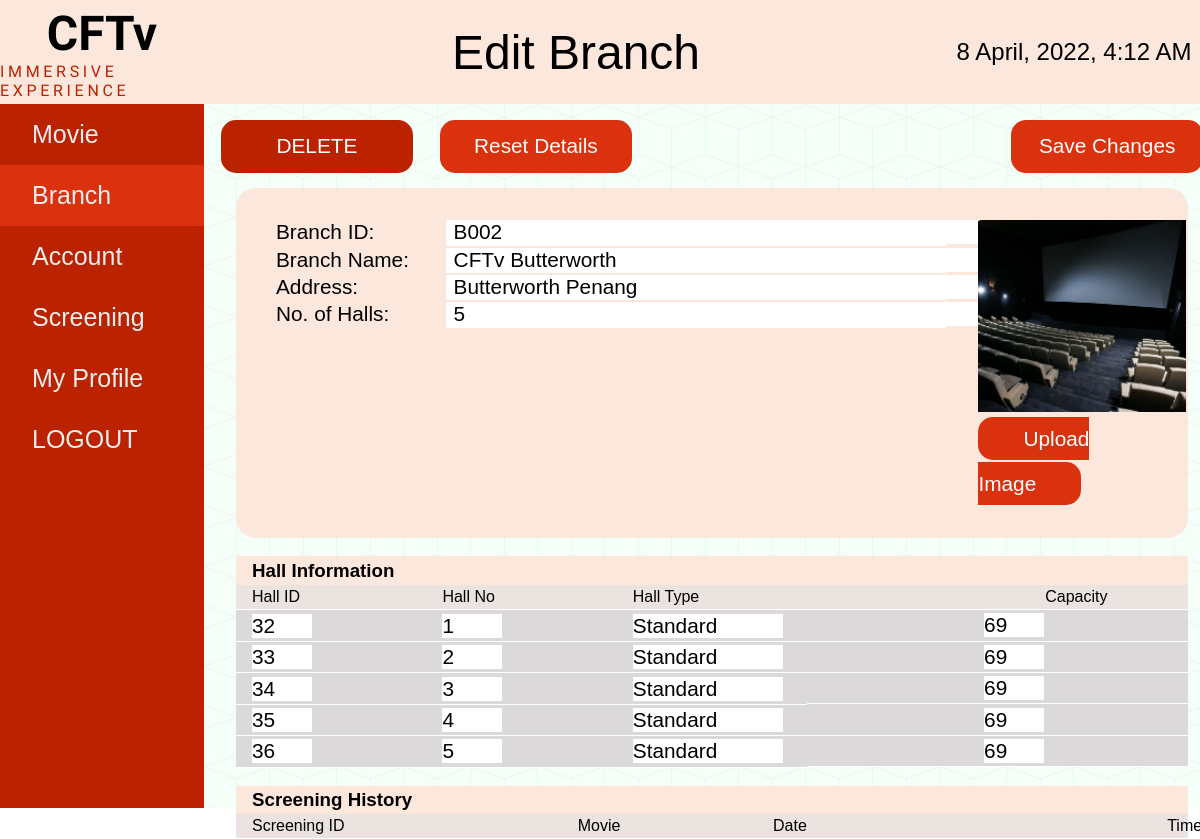
/branchEdit.php?id=B002&br_id=44 (signed in), run on the app's committed database.
### tables this page shows
CREATE TABLE `branch` (
  `br_id` int(11) NOT NULL,
  `branch_id` varchar(30) NOT NULL,
  `branch_name` varchar(300) NOT NULL,
  `branch_address` varchar(300) NOT NULL,
  `branch_image` varchar(300) DEFAULT NULL,
  `no_of_halls` int(11) NOT NULL,
  `hall_id` int(11) NOT NULL,
  `screening_id` int(11) DEFAULT NULL
);

CREATE TABLE `hall` (
  `h_id` int(11) NOT NULL,
  `hall_id` varchar(30) NOT NULL,
  `seat_id` int(11) DEFAULT NULL,
  `hall_no` int(11) NOT NULL,
  `hall_type` varchar(30) NOT NULL,
  `hall_capacity` int(11) NOT NULL
);

### branchEdit.php (the view, shortened to what this page needs)
<?php
require_once 'config.php';
$br_id = $_GET['id'];
	$branch_details = mysqli_query($connect, "select * from branch where branch_id = '".$br_id."' ");
	$branh_details = mysqli_query($connect, "select * from branch where branch_id = '".$br_id."' ");
		$branch = mysqli_fetch_assoc($branch_details);
?>
<!DOCTYPE html>
<html lang="en">
	<head>
		<link rel="stylesheet" href="./styles/style.css" />
	</head>
	<body>
		<div class="navbar">
			<div class="logo">
				<h1>CFTv</h1>
				<p>IMMERSIVE EXPERIENCE</p>
			</div>
			<div class="heading">
				<h1>Edit Branch</h1>
			</div>
			<div class="date">
				<h2><?php echo date("j F, Y, g:i A") ?></h2>
			</div>
		</div>
		<div class="draw-body">
			<div class="drawer">
				<li><a href="./movieList.php">Movie</a></li>
				<li class="active"><a href="./branchList.php">Branch</a></li>
				<li><a href="./account-list.php">Account</a></li>
				<li><a href="./screenList.php">Screening</a></li>
				<li><a href="./profile.php">My Profile</a></li>
				<li><a href="branchEdit.php?logout" title="Log Out">LOGOUT</a></li>
			</div>
			<form method="post" enctype="multipart/form-data">
			<div class="content">
				<div class="button-bar-account">
					<button class="delete" type="submit" name="delete_branch">DELETE</button>
					<button type="reset">Reset Details</button>
					<button type="submit" name="update_branch">Save Changes</button>
				</div>
				<div class="main">
					<div class="box-account">
						<div class="left">
							<li>Branch ID:</li>
							<li>Branch Name:</li>
							<li>Address:</li>
							<li>No. of Halls:</li>
						</div>
						<div class="right">
							<li><input type="text" name="branch_id" style="width:550px; font-size: 1.3rem; border: none;" value="<?php echo $branch['branch_id']; ?>" readonly></li>
							<li><input type="text" name="branch_name" style="width:550px; font-size: 1.3rem; border: none;" value="<?php echo $branch['branch_name']; ?>" required></li>
							<li><input type="text" name="branch_address" style="width:550px; font-size: 1.3rem; border: none;" value="<?php echo $branch['branch_address']; ?>" required></li>
							<li><input type="text" name="no_of_hall" id="no_of_hall" style="width:550px; font-size: 1.3rem; border: none;" value="<?php echo $branch['no_of_halls']; ?>"readonly></li>
						</div>
						<div class="image">
							<img src="./images/<?php echo $branch['branch_image']; ?>" alt="branch_image" id="output" />
							<label for="branch_image">Upload Image</label>
						</div>
					</div>
					<br>
					<div class="txn">
						<h3>Hall Information</h3>
						<table>
							<tr>
								<th>Hall ID</th>
								<th>Hall No</th>
								<th>Hall Type</th>
								<th>Capacity</th>
							</tr>
							<?php
								while($branh = mysqli_fetch_assoc($branh_details)){
								$hall_details = mysqli_query($connect, "select * from hall where hall_id = '".$branh['hall_id']."' ");
								$hall = mysqli_fetch_assoc($hall_details);
							?>
							<tr>
								<td><input type='text' name='hall_id[]' style='width:60px; font-size: 1.3rem; border: none;' value="<?php echo $hall['hall_id']; ?>" readonly></td>
								<td><input type='text' name='hall_no[]' style='width:60px; font-size: 1.3rem; border: none;'required value="<?php echo $hall['hall_no']; ?>"></td>
								<td><input type='text' name='hall_type[]' style='width:150px; font-size: 1.3rem; border: none;'  required value="<?php echo $hall['hall_type']; ?>"></td>
								<td><input type='text' name='hall_capacity[]' style='width:60px; font-size: 1.3rem; border: none;' required value="<?php echo $hall['hall_capacity']; ?>"></td>
							</tr>
						<?php
							}
						?>
						</table>
					</div>
					<br>
					<div class="txn">
						<h3>Screening History</h3>
						<table>
							<tr>
								<th>Screening ID</th>
								<th>Movie</th>
								<th>Date</th>
								<th>Time</th>
							</tr>
						</table>
					</div>
				</form>
				</div>
	</body>
</html>

### styles/style.css (style rules this page uses)
* { margin: 0; padding: 0; box-sizing: border-box; }
body { min-height: 100vh; font-family: 'Gill Sans', 'Gill Sans MT', Calibri, 'Trebuchet MS', sans-serif; }
.navbar { height: 13vh; display: grid; grid-template-columns: 17% auto 21%; background-color: #fce7dc; }
.navbar .logo, .heading, .date { display: flex; flex-direction: column; min-width: 100%; min-height: 100%; align-items: center; justify-content: center; }
.navbar .logo h1 { font-family: "Rajdhani"; font-size: 3rem; }
.navbar .logo p { font-family: "Rajdhani"; letter-spacing: 0.23rem; color: #ba2200; }
.navbar .heading h1 { font-size: 3rem; font-weight: 500; }
.navbar .date h2 { font-weight: 500; }
.draw-body { min-height: 87vh; display: grid; grid-template-columns: 17% auto; }
.draw-body .drawer { background-color: #ba2200; min-width: 100%; display: flex; flex-direction: column; font-size: 25px; }
.draw-body .drawer li { padding: 1rem 0; list-style: none; cursor: pointer; }
.draw-body .drawer .active { background-color: #da310f; }
.draw-body .drawer li a { padding-left: 2rem; text-decoration: none; color: #ededed; }
.draw-body .content { background-color: #f5fffa; background-image: url('../images/cubes.png'); display: grid; grid-template-rows: 12% auto; }
.draw-body .content button { height: 3.3rem; width: 12rem; border-radius: 15px; font-size: 1.3rem; background-color: #da310f; color: #fff; font-weight: 500; border: none; cursor: pointer; }
.draw-body .content .delete { background-color: #ba2200; }
.draw-body .content .button-bar-account { margin: 0 2rem; display: grid; grid-template-columns: 23% 60% auto; justify-content: center; align-items: center; }
.content .main .box-account { background-color: #fce7dc; border-radius: 20px; margin: 0 2rem auto 2rem; padding: 2rem; width: auto; display: grid; grid-template-columns: 20% 60% auto; }
.content .main .box-account .image { display: flex; align-items: center; justify-content: center; }
.content .main .box-account .image img { width: 13rem; height: 12rem; }
.content .main .box-account .right { margin-right: 2rem; }
.content .main .box-account li { list-style: none; font-size: 1.3rem; margin-bottom: 0.1rem; padding-bottom: 0.1rem; padding-left: 0.5rem; }
.content .main .box-account .right li { background-color: #fff; }
.main .txn { margin: 0 2rem; }
.main .txn h3 { width: 100%; background-color: #fce7dc; padding: 0.2rem 1rem; }
.main .txn table { border-collapse: collapse; width: 100%; }
.main .txn table tr td:nth-child(1) { width: 20%; }
.main .txn table tr td:nth-child(2) { width: 20%; }
.main .txn table tr td:nth-child(3) { width: 20%; }
.main .txn table tr td:nth-child(4) { width: 40%; cursor: pointer; display: flex; align-items: center; justify-content: right; padding-right: 9rem; min-width: 100%; min-height: 100%; }
.main .txn table tr th:nth-child(4) { padding-right: 4rem; padding-left: 25%; }
.main .txn th { background-color: #ebe3e0; text-align: left; font-weight: 500; padding: 0.2rem 1rem; border-bottom: 1px solid #fff; }
.main .txn td { background-color: #dbd9d9; text-align: left; font-weight: 500; padding: 0.2rem 1rem; border-bottom: 1px solid #fff; }

### branchEdit.php (style rules this page uses)
.content .main .box-account .image { display: flow-root; }
a { text-decoration: none; color: white; }
label { border-radius: 15px; font-size: 1.3rem; background-color: #da310f; color: #fff; font-weight: 500; padding: 10px 45px 10px 45px; line-height: 45px; }

### data on the page
branch: branch_id "B002", branch_name "CFTv Butterworth", branch_address "Butterworth Penang", no_of_hall "5", branch_image (picture), hall.hall_id "32", hall.hall_no "1", hall.hall_type "Standard", hall.hall_capacity "69"
branch: hall.hall_id "33", hall.hall_no "2", hall.hall_type "Standard", hall.hall_capacity "69"
branch: hall.hall_id "34", hall.hall_no "3", hall.hall_type "Standard", hall.hall_capacity "69"
branch: hall.hall_id "35", hall.hall_no "4", hall.hall_type "Standard", hall.hall_capacity "69"
branch: hall.hall_id "36", hall.hall_no "5", hall.hall_type "Standard", hall.hall_capacity "69"
